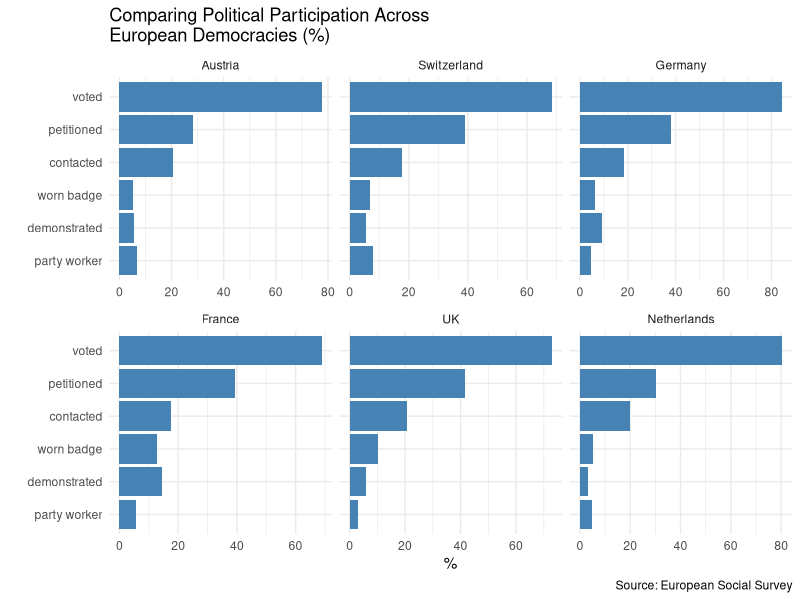

This figure's R source:
#Introduction to the labs#

# I mentioned that the study of participation involves looking at evidence.
# Most of the questions are about: levels; styles; and factors that influence participation
# In these labs, we"ll look at the evidence.


#To do that, we need data and software to analyse it. These labs use RStudio to analyse the data.
# This is a programming-based environment, but I've written all of the code for you.
#All you need to do is run it.

#Let's start by looking at the data. Run the following line:

ESS <- foreign::read.dta("data/ESS.dta", convert.factors=TRUE)
options(warn = -1)
library(tidyverse)

#Introduction to the data#

#In the labs we'll be using the ESS. This is the European Social Survey -
#a big cross-sectional survey conducted in 30 countries in Europe.


#Coverage
# To make the file more manageable, I've cut it down quite a bit.

#Basic Terminology#

                  #1. Dependent variable: something we are looking to explain, e.g. one (or more) forms of participation:

                  #2. Independent variable : something that influences our dependent variable (age, for example, may influence voting).


                  #3. Observation: someone we ask about their participation and age.

#Overall, then, this file contains :

                      # 8 different forms of participation;

                        # 8 different variables that may influence participation (or 9 if we include country)

                        # In total we have 12472 observations - or 12472 people gave us answers to our questions.

ESS %>% 
count(cntry, sort=TRUE)
nrow(ESS)
#Let's look at the data file and see what forms of participation it contains#

View(ESS)
#We have:

          #1. Voting;

          #2. Contacting politicians;

          #3 working for a political party;

          #4 wearing political paraphenalia;

          #5. signing a petition;

          #6. demonstrating;

          #7. boycotting;

          #8 voting for the radical right


#And we also have variables that might influence these forms of participation, including:

                #1. Age; 2. Education; 3. gender; 4. unemployed. These are *structural* characteristics.


                #And we can also look at the attitudes people hold shapes their participation. We have attitudes on:

                # Economic satisfaction; trust in politics; trust in European parliament.


#Let's finish today by looking at some forms of participation:

#How many people said they voted at the last national election?

          ESS %>% 
          filter(!is.na(vote1)) %>% 
          count(vote1)

#Percentages are easier, so let's add them in:

          ESS %>% 
          filter(!is.na(vote1)) %>% 
          count(vote1) %>% 
          mutate('%' = round(n/sum(n)*100, digits=1))

#Let's look at contacting politicians

          ESS %>% 
          filter(!is.na(contact)) %>% 
          count(contact) %>% 
          mutate('%' = round(n/sum(n)*100, digits=1))

#Lets look at demonstrating

          ESS %>% 
          filter(!is.na(demo)) %>% 
          count(demo) %>% 
          mutate('%' = round(n/sum(n)*100, digits=1))

# Let's look at voting for the radical right

          ESS %>% 
          filter(!is.na(rright)) %>% 
          count(rright) %>% 
          mutate('%' = round(n/sum(n)*100, digits=1))


# One graph to finish: let's compare the countries across the different forms of participation.

ESS %>% 
  drop_na() %>% 
  pivot_longer((vote1:demo), names_to = "mode", values_to = "value") %>% 
  group_by(cntry, mode) %>% 
  count(value) %>% 
  mutate(percent = n/sum(n)*100) %>% 
  filter(value==str_remove(value, "not")) %>% 
  mutate(value = fct_reorder(value, percent)) %>% 
  ggplot(aes(reorder(value, percent), percent))+
  geom_col(fill="steelblue")+
  facet_wrap(~cntry, scales = "free_x")+
  coord_flip()+
  theme_minimal()+
  scale_x_discrete(labels = c("party worker", 
                               "demonstrated", 
                              "worn badge", 
                              "contacted", 
                              "petitioned",
                              "voted"))+
  labs(x="", 
       y = "%", 
       title = "Comparing Political Participation Across\nEuropean Democracies (%)", 
       caption = "Source: European Social Survey")

# From which country do you think people are most engaged? 
